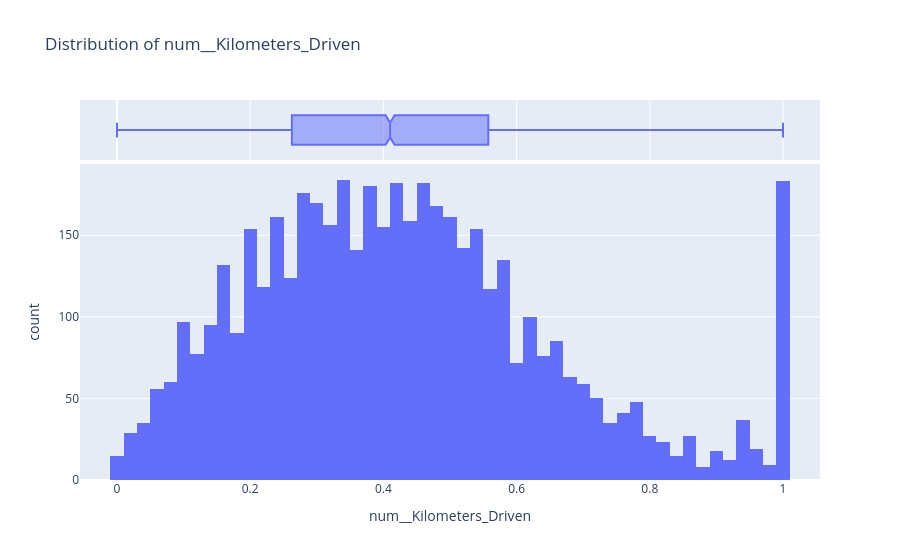
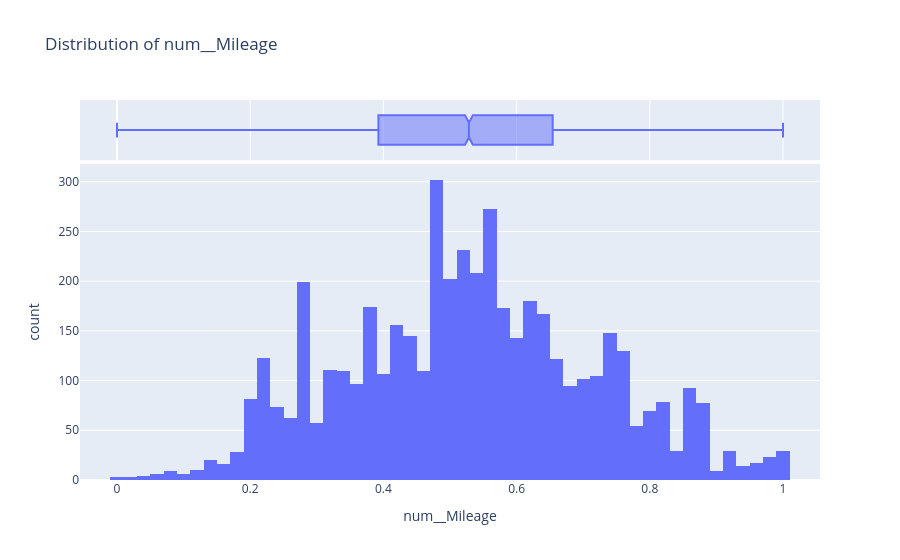
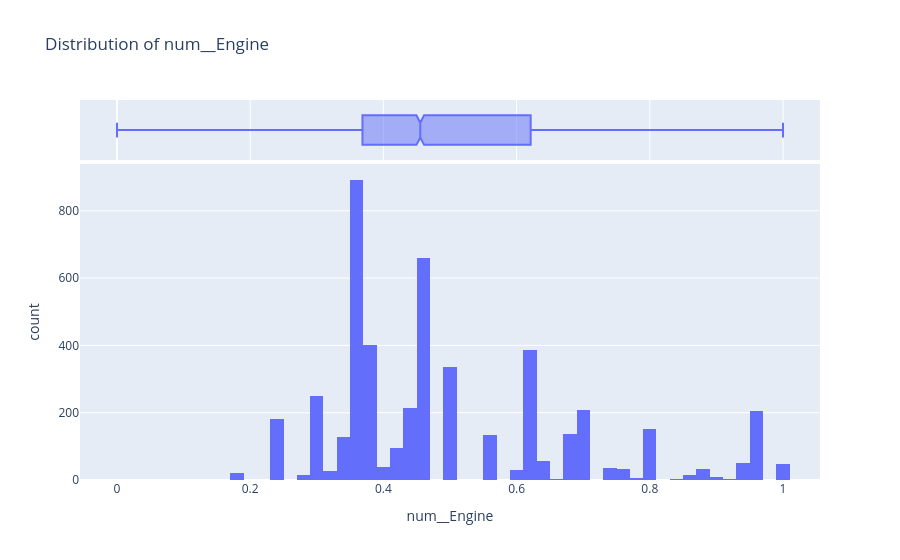
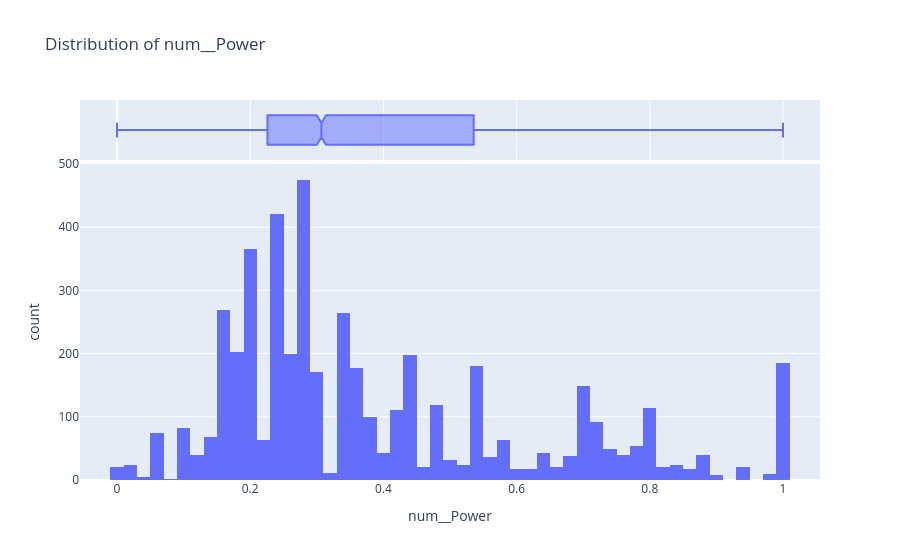

Write notebook code for charts like these, in order.
### Code cell
for col in X_train_prepared.columns:
    px.histogram(X_train_prepared, x=col, marginal='box', title=f'Distribution of {col}').show()

### Figure 1 — Plotly figure (JSON) as saved in the notebook; plotly's stock layout.template omitted (floating-point values rounded to 4 significant figures; data arrays with more than 128 entries replaced by an {"elided": "..."} marker saying what was removed)
{"data": [{"alignmentgroup": "True", "bingroup": "x", "hovertemplate": "num__Kilometers_Driven=%{x}<br>count=%{y}<extra></extra>", "legendgroup": "", "marker": {"color": "#636efa", "pattern": {"shape": ""}}, "name": "", "offsetgroup": "", "orientation": "v", "showlegend": false, "type": "histogram", "x": {"elided": "4812 float values"}, "xaxis": "x", "yaxis": "y"}, {"alignmentgroup": "True", "hovertemplate": "num__Kilometers_Driven=%{x}<extra></extra>", "legendgroup": "", "marker": {"color": "#636efa"}, "name": "", "notched": true, "offsetgroup": "", "showlegend": false, "type": "box", "x": {"elided": "4812 float values"}, "xaxis": "x2", "yaxis": "y2"}], "layout": {"barmode": "relative", "legend": {"tracegroupgap": 0}, "title": {"text": "Distribution of num__Kilometers_Driven"}, "xaxis": {"anchor": "y", "domain": [0, 1], "title": {"text": "num__Kilometers_Driven"}}, "xaxis2": {"anchor": "y2", "domain": [0, 1], "matches": "x", "showgrid": true, "showticklabels": false}, "yaxis": {"anchor": "x", "domain": [0, 0.8316], "title": {"text": "count"}}, "yaxis2": {"anchor": "x2", "domain": [0.8416, 1], "matches": "y2", "showgrid": false, "showline": false, "showticklabels": false, "ticks": ""}}}

### Figure 2 — Plotly figure (JSON) as saved in the notebook; plotly's stock layout.template omitted (floating-point values rounded to 4 significant figures; data arrays with more than 128 entries replaced by an {"elided": "..."} marker saying what was removed)
{"data": [{"alignmentgroup": "True", "bingroup": "x", "hovertemplate": "num__Mileage=%{x}<br>count=%{y}<extra></extra>", "legendgroup": "", "marker": {"color": "#636efa", "pattern": {"shape": ""}}, "name": "", "offsetgroup": "", "orientation": "v", "showlegend": false, "type": "histogram", "x": {"elided": "4812 float values"}, "xaxis": "x", "yaxis": "y"}, {"alignmentgroup": "True", "hovertemplate": "num__Mileage=%{x}<extra></extra>", "legendgroup": "", "marker": {"color": "#636efa"}, "name": "", "notched": true, "offsetgroup": "", "showlegend": false, "type": "box", "x": {"elided": "4812 float values"}, "xaxis": "x2", "yaxis": "y2"}], "layout": {"barmode": "relative", "legend": {"tracegroupgap": 0}, "title": {"text": "Distribution of num__Mileage"}, "xaxis": {"anchor": "y", "domain": [0, 1], "title": {"text": "num__Mileage"}}, "xaxis2": {"anchor": "y2", "domain": [0, 1], "matches": "x", "showgrid": true, "showticklabels": false}, "yaxis": {"anchor": "x", "domain": [0, 0.8316], "title": {"text": "count"}}, "yaxis2": {"anchor": "x2", "domain": [0.8416, 1], "matches": "y2", "showgrid": false, "showline": false, "showticklabels": false, "ticks": ""}}}

### Figure 3 — Plotly figure (JSON) as saved in the notebook; plotly's stock layout.template omitted (floating-point values rounded to 4 significant figures; data arrays with more than 128 entries replaced by an {"elided": "..."} marker saying what was removed)
{"data": [{"alignmentgroup": "True", "bingroup": "x", "hovertemplate": "num__Engine=%{x}<br>count=%{y}<extra></extra>", "legendgroup": "", "marker": {"color": "#636efa", "pattern": {"shape": ""}}, "name": "", "offsetgroup": "", "orientation": "v", "showlegend": false, "type": "histogram", "x": {"elided": "4812 float values"}, "xaxis": "x", "yaxis": "y"}, {"alignmentgroup": "True", "hovertemplate": "num__Engine=%{x}<extra></extra>", "legendgroup": "", "marker": {"color": "#636efa"}, "name": "", "notched": true, "offsetgroup": "", "showlegend": false, "type": "box", "x": {"elided": "4812 float values"}, "xaxis": "x2", "yaxis": "y2"}], "layout": {"barmode": "relative", "legend": {"tracegroupgap": 0}, "title": {"text": "Distribution of num__Engine"}, "xaxis": {"anchor": "y", "domain": [0, 1], "title": {"text": "num__Engine"}}, "xaxis2": {"anchor": "y2", "domain": [0, 1], "matches": "x", "showgrid": true, "showticklabels": false}, "yaxis": {"anchor": "x", "domain": [0, 0.8316], "title": {"text": "count"}}, "yaxis2": {"anchor": "x2", "domain": [0.8416, 1], "matches": "y2", "showgrid": false, "showline": false, "showticklabels": false, "ticks": ""}}}

### Figure 4 — Plotly figure (JSON) as saved in the notebook; plotly's stock layout.template omitted (floating-point values rounded to 4 significant figures; data arrays with more than 128 entries replaced by an {"elided": "..."} marker saying what was removed)
{"data": [{"alignmentgroup": "True", "bingroup": "x", "hovertemplate": "num__Power=%{x}<br>count=%{y}<extra></extra>", "legendgroup": "", "marker": {"color": "#636efa", "pattern": {"shape": ""}}, "name": "", "offsetgroup": "", "orientation": "v", "showlegend": false, "type": "histogram", "x": {"elided": "4812 float values"}, "xaxis": "x", "yaxis": "y"}, {"alignmentgroup": "True", "hovertemplate": "num__Power=%{x}<extra></extra>", "legendgroup": "", "marker": {"color": "#636efa"}, "name": "", "notched": true, "offsetgroup": "", "showlegend": false, "type": "box", "x": {"elided": "4812 float values"}, "xaxis": "x2", "yaxis": "y2"}], "layout": {"barmode": "relative", "legend": {"tracegroupgap": 0}, "title": {"text": "Distribution of num__Power"}, "xaxis": {"anchor": "y", "domain": [0, 1], "title": {"text": "num__Power"}}, "xaxis2": {"anchor": "y2", "domain": [0, 1], "matches": "x", "showgrid": true, "showticklabels": false}, "yaxis": {"anchor": "x", "domain": [0, 0.8316], "title": {"text": "count"}}, "yaxis2": {"anchor": "x2", "domain": [0.8416, 1], "matches": "y2", "showgrid": false, "showline": false, "showticklabels": false, "ticks": ""}}}
